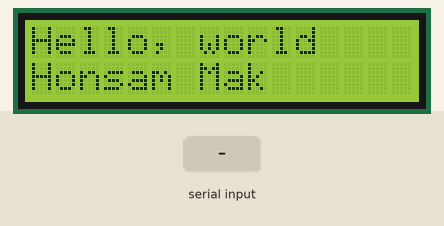
Simulated run of this sketch. Board: Arduino Uno, built with avr-gcc and run on an emulated ATmega328P. On the bench: 16×2 character LCD. Inputs (shaded band) come from the test bench.

Above: at 2.6 s.
At 11.8 s:
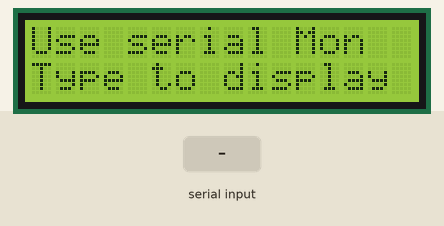
11.9 s: "1" received over Serial
At 13.1 s:
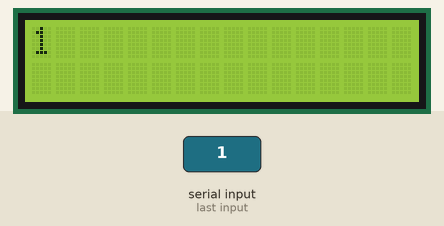
13.5 s: "0" received over Serial
At 14.3 s:
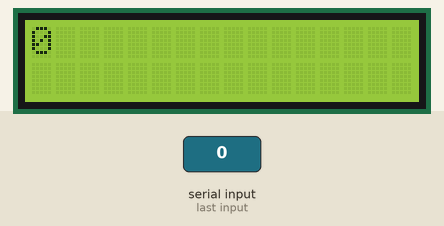
15.1 s: "2" received over Serial
At 15.5 s:
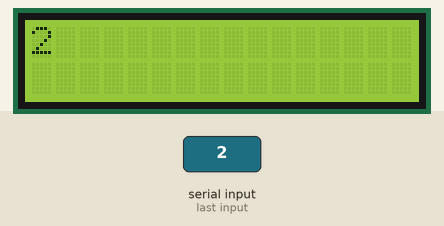
Timing chart, 0 to 18.1 s (numbered marks = the images above; inputs shaded):
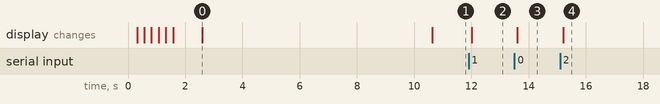

The sketch:

lcd_simple.ino
```cpp
#include <Wire.h>

#include <LiquidCrystal_I2C.h>

// Set the pins on the I2C chip used for LCD connections:
//                    addr, en,rw,rs,d4,d5,d6,d7,bl,blpol
LiquidCrystal_I2C lcd(0x27, 2, 1, 0, 4, 5, 6, 7, 3, POSITIVE);

void setup() {

  Serial.begin(115200);    // baud speed, it should match the setting in serial monitor
  lcd.begin(16, 2);        // initialze LCD, 16 char in one line, total 2 lines, default to turn on the backlight

  // blink three times
  for(int i=0; i<3; i++) {
    lcd.backlight();    //turn on backlight
    delay(250);
    lcd.noBacklight();  // turn off backlight
    delay(250);
  }
  lcd.backlight();

  // intial output
  lcd.setCursor(0,0);         //set cursor position at first line
  lcd.print("Hello, world");
  delay(1000);
  lcd.setCursor(0, 1);        //set cursor position at second line
  lcd.print("Honsam Mak");
  delay(8000);

  // Wait for user's input
  lcd.clear();
  lcd.setCursor(0, 0);
  lcd.print("Use serial Mon");
  lcd.setCursor(0, 1);
  lcd.print("Type to display");
}

void loop() {
  // When user inputs
  if (Serial.available()) {
    // wait for receiving data
    delay(100);
    // clear old message
    lcd.clear();
    // Read new message
    while (Serial.available() > 0) {
      // Display new message
      lcd.write(Serial.read());
    }
  }
}
```

Measured:
- after the input at 11.9 s, the display: changes after 0.10 s (image 2)
- after the input at 13.5 s, the display: changes after 0.10 s (image 3)
- after the input at 15.1 s, the display: changes after 0.10 s (image 4)
- what the display in image 0 shows lasts 8.0 s, from 2.6 s to 10.6 s
